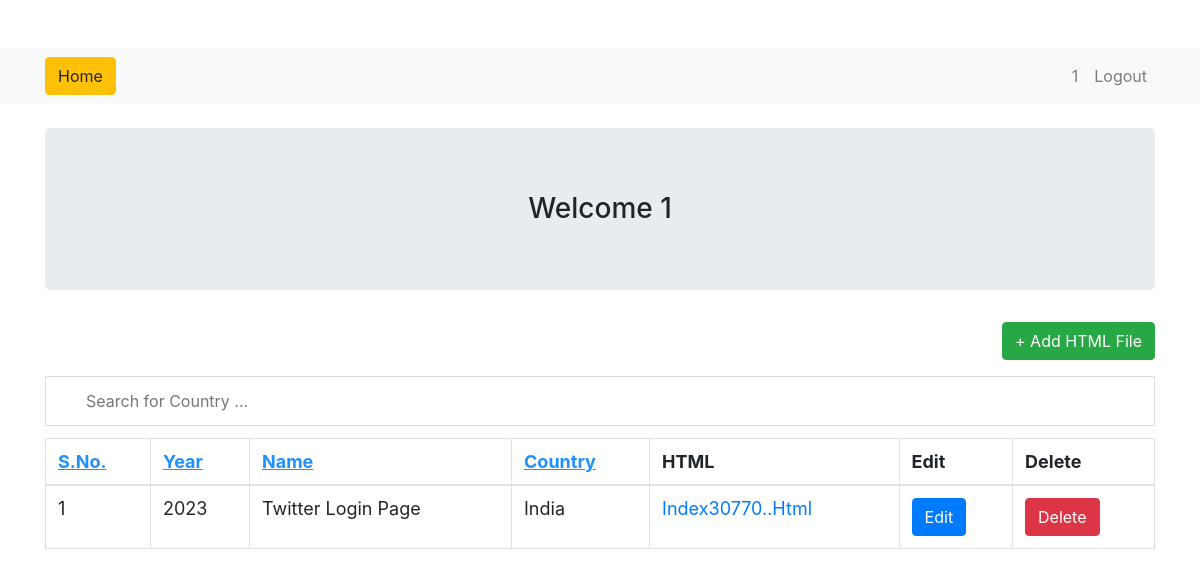
Page /index (signed in) on the committed database.
### tables this page shows
CREATE TABLE "users" (
	"UID"	    INTEGER PRIMARY KEY AUTOINCREMENT,
	"UNAME"	    TEXT,
	"NAME"	    TEXT,
	"FILE"	    TEXT,
	"CONTACT"	TEXT
);

### app.py (the view)
@app.route("/")
@app.route("/index")
def index():
    con=sql.connect("db_web.db")
    con.row_factory=sql.Row
    cur=con.cursor()
    cur.execute("select * from users")
    data=cur.fetchall()
    return render_template("index.html",datas=data)

### templates/index.html
{% extends 'layout.html' %}
{% block body %}
  <center>
    {% if session.username %}
      <h3 class='jumbotron'>Welcome {{session.username}}</h3>
    {% else %}
      <h3 class='jumbotron'>Vick's HTML Collection</h3>
    {% endif %}
  </center>
  <p class='text-right'><a href='{{url_for("add_user")}}' class='btn btn-success'>+ Add HTML File</a></p>
  <input type="text" id="myInput" onkeyup="myFunction()" placeholder="Search for Country ...">
  <table id="myTable" class='table table-bordered'>
    <thead>
      <th onclick="sortTable(0)"><u style="color:#1E90FF">S.No.</u></th>
      <th onclick="sortTable(1)"><u style="color:#1E90FF">Year</u></th>
      <th onclick="sortTable(2)"><u style="color:#1E90FF">Name</u></th>
      <th onclick="sortTable(3)"><u style="color:#1E90FF">Country</u></th>
      <th>HTML</th>
      <th>Edit</th>
      <th>Delete</th>
    </thead>
    <tbody>
      {% for row in datas %}
        <tr>
          <td>{{loop.index}}</td>
          <td>{{row.UNAME.title()}}</td>
          <td>{{row.NAME.title()}}</td>
          <td>{{row.CONTACT.title()}}</td>
          <td>
            <a target="_blank" href="/static/files/{{row.FILE}}">
              {{row.FILE.title()}}
            </a>
          </td>
          <td><a href='{{url_for("edit_user",uid=row.UID)}}' class='btn btn-primary'>Edit</a></td>
          <td><a href='{{url_for("delete_user",uid=row.UID)}}' class='btn btn-danger' onclick='return confirm("Are You Sure")'>Delete</a></td>
        </tr>
      {%endfor%}
    </tbody>
  </table>
{% endblock %}

### templates/layout.html (style rules this page uses)
#myInput { background-image: url('/css/searchicon.png'); background-position: 10px 12px; background-repeat: no-repeat; width: 100%; font-size: 16px; padding: 12px 20px 12px 40px; border: 1px solid #ddd; margin-bottom: 12px; }
#myTable { border-collapse: collapse; width: 100%; border: 1px solid #ddd; font-size: 18px; }
#myTable th, #myTable td { text-align: left; padding: 12px; }
#myTable tr { border-bottom: 1px solid #ddd; }

### rows in the picture
users: UNAME "2023", NAME "Twitter Login Page", CONTACT "India", FILE "Index30770..Html"

### other values in the picture
{{ session.username }} "1"
